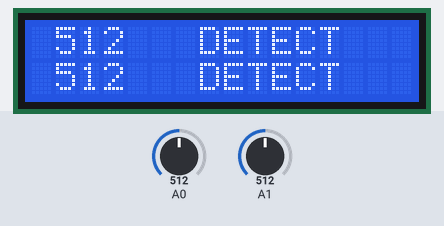
This sketch was run on a simulated Arduino Mega 2560, built with avr-gcc and run on an emulated ATmega2560. On the bench: 16×2 character LCD. Inputs (shaded band) come from the test bench; at power-on: A0 = 512, A1 = 512.

Above: at 1.2 s.
1.3 s: A0 set to 108
At 1.9 s:
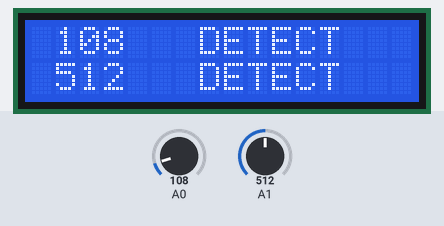
2.8 s: A0 set to 88
At 4.0 s:
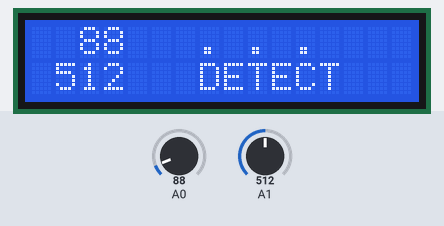
4.3 s: A1 set to 110
At 5.4 s:
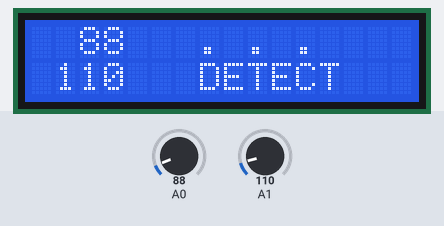
5.8 s: A1 set to 93
At 6.4 s:
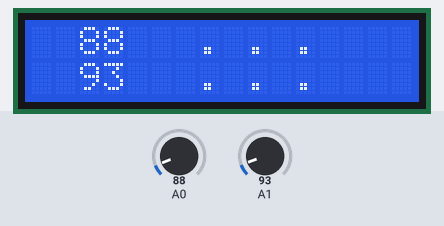
7.3 s: A0 set to 110
At 7.7 s:
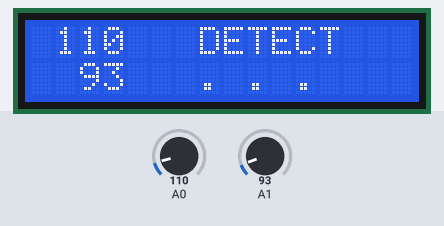
8.8 s: A1 set to 122
At 9.9 s:
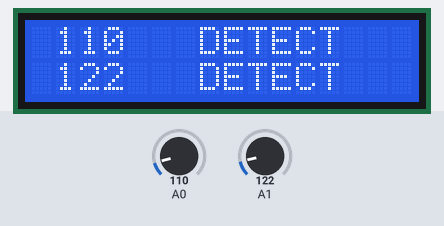
Timing chart, 0 to 11.3 s (numbered marks = the images above; inputs shaded):
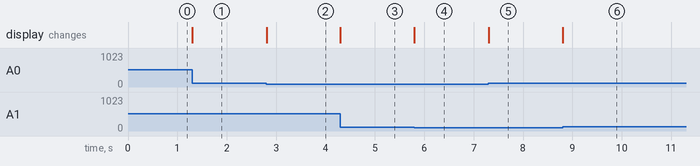

The sketch:

MegaLCDReflectOptical.ino
```cpp
/*
  MegaLCDReflectOptical

  Test code for reading two reflective optical sensors in an
  Arduino Mega, displaying their values on an 16x2 LCD
 */

#include <LiquidCrystal.h>

// LiquidCrystal (rs, enable, d4, d5, d6, d7)
LiquidCrystal lcd(41, 39, 37, 35, 33, 31);

void setup() {
  //  LCD cols, lines
  lcd.begin(16, 2);
}

String rjust(int n) {
  char buff[10];
  sprintf(buff, "%4d", n);
  return String(buff);
}

void loop() {
  int value = analogRead(A0);
  //          col, line
  lcd.setCursor(0, 0);
  lcd.print(rjust(value));
  lcd.setCursor(7, 0);
  if (value >= 100) lcd.print("DETECT");
  else              lcd.print(". . . ");

  value = analogRead(A1);
  lcd.setCursor(0, 1);
  lcd.print(rjust(value));
  lcd.setCursor(7, 1);
  if (value >= 100) lcd.print("DETECT");
  else              lcd.print(". . . ");
}
```

Measured:
- the behaviour switches between 100 and 99 on A0 (found by bisection; images 1 and 2)
- the behaviour switches between 100 and 99 on A1 (found by bisection; images 3 and 4)
- after the input at 1.3 s, the display: changes at once (image 1)
- after the input at 2.8 s, the display: changes at once (image 2)
- after the input at 4.3 s, the display: changes at once (image 3)
- after the input at 5.8 s, the display: changes at once (image 4)
- after the input at 7.3 s, the display: changes at once (image 5)
- after the input at 8.8 s, the display: changes at once (image 6)
